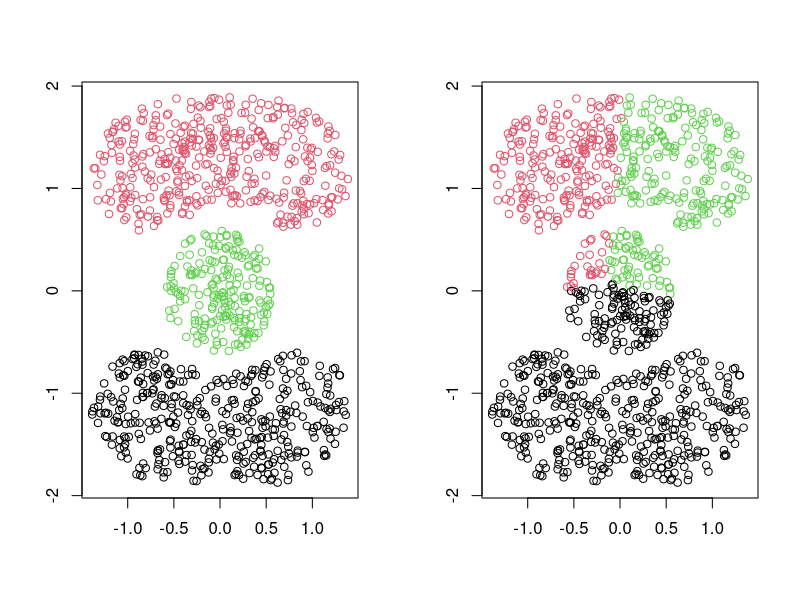

Recreate this plot in R.
library(clue)


### Name: Cassini
### Title: Cassini Data
### Aliases: Cassini
### Keywords: datasets

### ** Examples

data("Cassini")
op <- par(mfcol = c(1, 2))
## Plot the data set:
plot(Cassini$x, col = as.integer(Cassini$classes),
     xlab = "", ylab = "")
## Create a "random" k-means partition of the data:
set.seed(1234)
party <- kmeans(Cassini$x, 3)
## And plot that.
plot(Cassini$x, col = cl_class_ids(party),
     xlab = "", ylab = "")
## (We can see the problem ...)
par(op)
